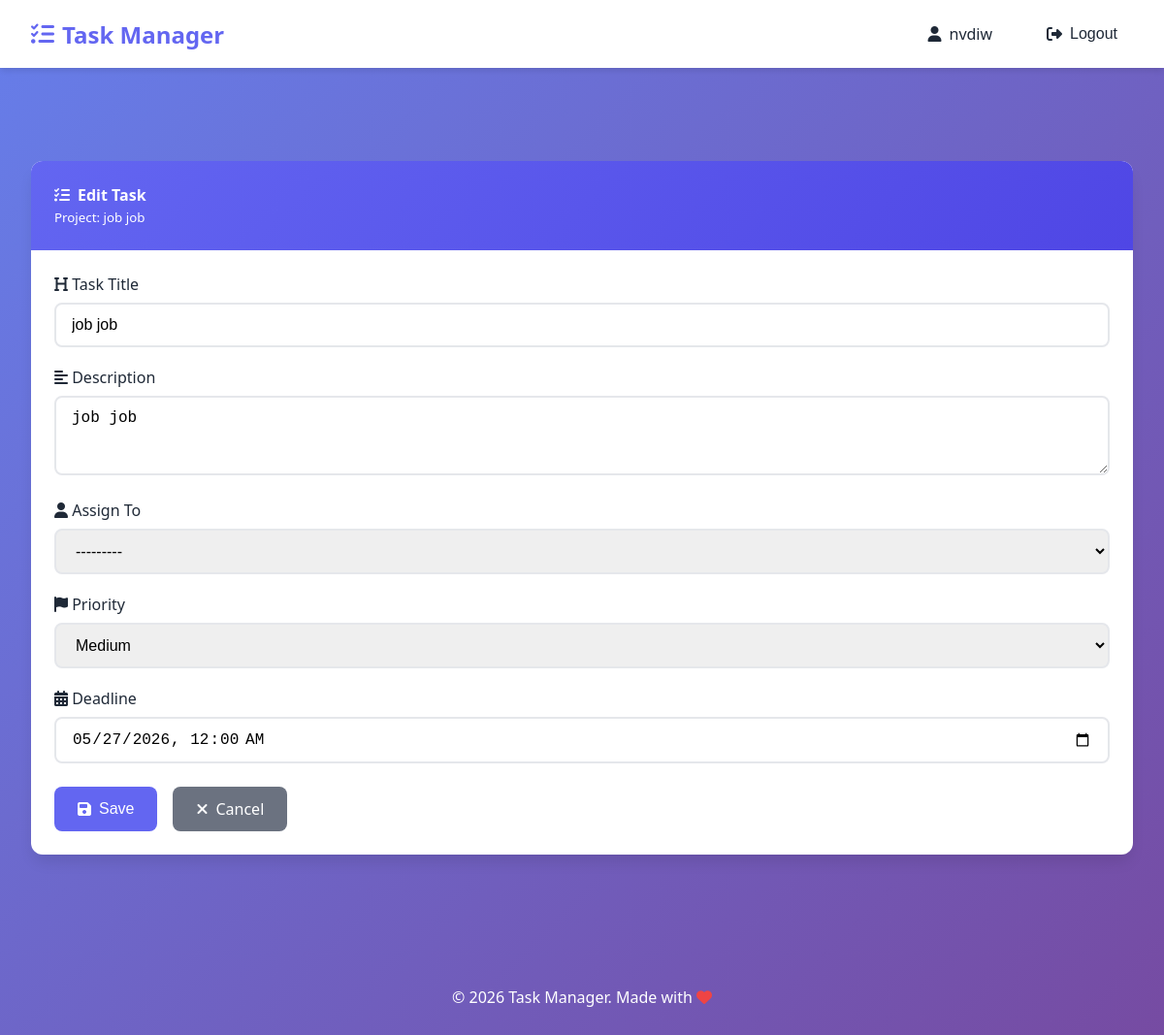
Page /tasks/7/edit/ (signed in) on the committed database.
### tasks/models.py (models this page shows, shortened)
class Project(models.Model):
    title = models.CharField(max_length=200, verbose_name="Project Title")
    description = models.TextField(verbose_name="Description", blank=True)
    created_by = models.ForeignKey(
        User,
        on_delete=models.CASCADE,
        related_name='projects_created',
        verbose_name="Created By"
    )
    members = models.ManyToManyField(
        User,
        related_name='projects',
        blank=True,
        verbose_name="Team Members"
    )
    created_at = models.DateTimeField(auto_now_add=True, verbose_name="Created At")
    updated_at = models.DateTimeField(auto_now=True, verbose_name="Last Updated")
    class Meta:
        verbose_name = "Project"
        verbose_name_plural = "Projects"
        ordering = ['-created_at']

class Task(models.Model):
    class Status(models.TextChoices):
        TODO = 'TODO', 'To Do'
        IN_PROGRESS = 'IN_PROGRESS', 'In Progress'
        DONE = 'DONE', 'Done'
    class Priority(models.TextChoices):
        LOW = 'LOW', 'Low'
        MEDIUM = 'MEDIUM', 'Medium'
        HIGH = 'HIGH', 'High'
        URGENT = 'URGENT', 'Urgent'
    title = models.CharField(max_length=200, verbose_name="Task Title")
    description = models.TextField(verbose_name="Description", blank=True)
    project = models.ForeignKey(
        Project,
        on_delete=models.CASCADE,
        related_name='tasks',
        verbose_name="Related Project"
    )
    assigned_to = models.ForeignKey(
        User,
        on_delete=models.SET_NULL,
        null=True,
        blank=True,
        related_name='assigned_tasks',
        verbose_name="Assigned To"
    )
    created_by = models.ForeignKey(
        User,
        on_delete=models.CASCADE,
        related_name='created_tasks',
        verbose_name="Created By"
    )
    status = models.CharField(
        max_length=20,
        choices=Status.choices,
        default=Status.TODO,
        verbose_name="Status"
    )
    priority = models.CharField(
        max_length=20,
        choices=Priority.choices,
        default=Priority.MEDIUM,
        verbose_name="Priority"
    )
    deadline = models.DateTimeField(
        null=True,
        blank=True,
        verbose_name="Deadline"
    )
    created_at = models.DateTimeField(auto_now_add=True, verbose_name="Created At")
    updated_at = models.DateTimeField(auto_now=True, verbose_name="Last Updated")
    class Meta:
        verbose_name = "Task"
        verbose_name_plural = "Tasks"
        ordering = ['-priority', 'deadline']

### tasks/views.py (the view)
# urls.py: path('tasks/<int:pk>/edit/', views.task_edit, name='task_edit'),
@login_required
def task_edit(request, pk):
    task = get_object_or_404(Task, pk=pk)
    if request.user != task.project.created_by and request.user != task.created_by:
        messages.error(request, "Only Creator of this Task, project can Edit Task")
        return redirect('tasks:project_detail', pk=task.project.pk)
    if request.method == 'POST':
        form = TaskForm(request.POST, instance=task)
        if form.is_valid():
            form.save()
            messages.success(request, 'Task updated successfully!')
            return redirect('tasks:project_detail', pk=task.project.pk)
    else:
        form = TaskForm(instance=task)
        form.fields['assigned_to'].queryset = task.project.members.all()
    return render(request, 'tasks/task_form.html', {
        'form': form,
        'title': 'Edit Task',
        'project': task.project
    })

### tasks/forms.py
class TaskForm(forms.ModelForm):
    class Meta:
        model = Task
        fields = ['title', 'description', 'assigned_to', 'priority', 'deadline']
        widgets = {
            'title': forms.TextInput(attrs={'class': 'form-control', 'placeholder': 'Enter task title'}),
            'description': forms.Textarea(attrs={'class': 'form-control', 'rows': 3, 'placeholder': 'Task description'}),
            'assigned_to': forms.Select(attrs={'class': 'form-control'}),
            'priority': forms.Select(attrs={'class': 'form-control'}),
            'deadline': forms.DateTimeInput(attrs={'class': 'form-control', 'type': 'datetime-local'}),
        }
    def __init__(self, *args, **kwargs):
        super().__init__(*args, **kwargs)
        self.fields['assigned_to'].required = True
        self.fields['deadline'].required = False

### templates/tasks/task_form.html (shortened to what this page needs)
{% extends 'base.html' %}
{% block content %}
<div class="row justify-content-center">
    <div class="col-md-8">
        <div class="card">
            <div class="card-header">
                <h4><i class="fas fa-tasks"></i> {{ title }}</h4>
                <small>Project: {{ project.title }}</small>
            </div>
            <div class="card-body">
                <form method="post">
                    <div class="form-group">
                        <label class="form-label"><i class="fas fa-heading"></i> Task Title</label>
                        {{ form.title }}
                    </div>
                    <div class="form-group">
                        <label class="form-label"><i class="fas fa-align-left"></i> Description</label>
                        {{ form.description }}
                    </div>
                    <div class="form-group">
                        <label class="form-label"><i class="fas fa-user"></i> Assign To</label>
                        {{ form.assigned_to }}
                    </div>
                    <div class="form-group">
                        <label class="form-label"><i class="fas fa-flag"></i> Priority</label>
                        {{ form.priority }}
                    </div>
                    <div class="form-group">
                        <label class="form-label"><i class="fas fa-calendar-alt"></i> Deadline</label>
                        {{ form.deadline }}
                    </div>
                    <div style="display: flex; gap: 1rem; margin-top: 1.5rem;">
                        <button type="submit" class="btn btn-primary">
                            <i class="fas fa-save"></i> Save
                        </button>
                        <a href="{% url 'tasks:project_detail' project.pk %}" class="btn btn-secondary">
                            <i class="fas fa-times"></i> Cancel
                        </a>
                    </div>
                </form>
            </div>
        </div>
    </div>
</div>
{% endblock %}

### templates/base.html (shortened to what this page needs)
<!DOCTYPE html>
<html lang="en">
<head>
    <link rel="stylesheet" href="https://cdnjs.cloudflare.com/ajax/libs/font-awesome/6.5.1/css/all.min.css">
    {% load static %}
    <link rel="stylesheet" href="{% static 'css/style.css' %}">
</head>
<body>
    <nav class="navbar">
        <div class="navbar-container">
            <a class="navbar-brand" href="/">
                <i class="fas fa-tasks"></i>
                Task Manager
            </a>
            <div class="navbar-menu">
                {% if user.is_authenticated %}
                    <a class="nav-link" href="{% url 'accounts:profile' user.id %}">
                        <i class="fas fa-user"></i>
                        {{ user.username }}
                    </a>
                    <form method="post" action="{% url 'accounts:logout' %}" style="display: inline;">
                        <button type="submit" class="nav-link btn-logout">
                            <i class="fas fa-sign-out-alt"></i>
                            Logout
                        </button>
                    </form>
                {% endif %}
            </div>
        </div>
    </nav>
    <div class="container">
    </div>
    <main class="container">
        {% block content %}
        {% endblock %}
    </main>
    <footer class="footer">
        <p>&copy; 2026 Task Manager. Made with <i class="fas fa-heart" style="color: #ef4444;"></i></p>
    </footer>
</body>
</html>

### static/css/style.css (style rules this page uses)
:root { --primary: #6366f1; --primary-dark: #4f46e5; --primary-light: #818cf8; --secondary: #10b981; --secondary-dark: #059669; --danger: #ef4444; --danger-dark: #dc2626; --warning: #f59e0b; --info: #3b82f6; --dark: #1f2937; --light: #f9fafb; --gray: #6b7280; --gray-light: #e5e7eb; --white: #ffffff; --shadow: 0 4px 6px -1px rgba(0, 0, 0, 0.1); --shadow-lg: 0 10px 15px -3px rgba(0, 0, 0, 0.1); --radius: 12px; --radius-sm: 8px; }
* { margin: 0; padding: 0; box-sizing: border-box; }
body { font-family: 'Segoe UI', Tahoma, Geneva, Verdana, sans-serif; background: linear-gradient(135deg, #667eea 0%, #764ba2 100%); min-height: 100vh; color: var(--dark); }
.navbar { background: var(--white); box-shadow: var(--shadow); padding: 1rem 2rem; position: sticky; top: 0; z-index: 1000; }
.navbar-container { max-width: 1280px; margin: 0 auto; display: flex; justify-content: space-between; align-items: center; flex-wrap: wrap; gap: 1rem; }
.navbar-brand { font-size: 1.5rem; font-weight: bold; color: var(--primary); text-decoration: none; display: flex; align-items: center; gap: 0.5rem; }
.navbar-menu { display: flex; gap: 1.5rem; align-items: center; flex-wrap: wrap; }
.nav-link { color: var(--dark); text-decoration: none; display: flex; align-items: center; gap: 0.5rem; padding: 0.5rem 1rem; border-radius: var(--radius-sm); transition: all 0.3s ease; }
.btn-logout { background: none; border: none; cursor: pointer; font-size: 1rem; }
.container { max-width: 1280px; margin: 0 auto; padding: 2rem; }
.card { background: var(--white); border-radius: var(--radius); box-shadow: var(--shadow-lg); overflow: hidden; margin-bottom: 1.5rem; }
.card-header { padding: 1.5rem; background: linear-gradient(135deg, var(--primary) 0%, var(--primary-dark) 100%); color: var(--white); }
.card-header h4 { margin: 0; display: flex; align-items: center; gap: 0.5rem; }
.card-body { padding: 1.5rem; }
.form-group { margin-bottom: 1.25rem; }
.form-label { display: block; margin-bottom: 0.5rem; font-weight: 500; color: var(--dark); }
.form-control { width: 100%; padding: 0.75rem 1rem; border: 2px solid var(--gray-light); border-radius: var(--radius-sm); font-size: 1rem; transition: all 0.3s ease; }
.btn { display: inline-flex; align-items: center; gap: 0.5rem; padding: 0.75rem 1.5rem; border: none; border-radius: var(--radius-sm); font-size: 1rem; font-weight: 500; cursor: pointer; transition: all 0.3s ease; text-decoration: none; }
.btn-primary { background: var(--primary); color: var(--white); }
.btn-secondary { background: var(--gray); color: var(--white); }
.row { display: flex; flex-wrap: wrap; gap: 1.5rem; }
.col-md-8 { flex: 2; min-width: 400px; }
.justify-content-center { justify-content: center; }
.footer { text-align: center; padding: 2rem; color: var(--white); margin-top: 3rem; }

### rows in the picture
Project: title "job job"
Task: title "job job", description "job job", assigned_to "---------", priority "Medium", deadline "05/27/2026 00:00"

### other values in the picture
{{ user.username }} "nvdiw"
{{ title }} "Edit Task"
